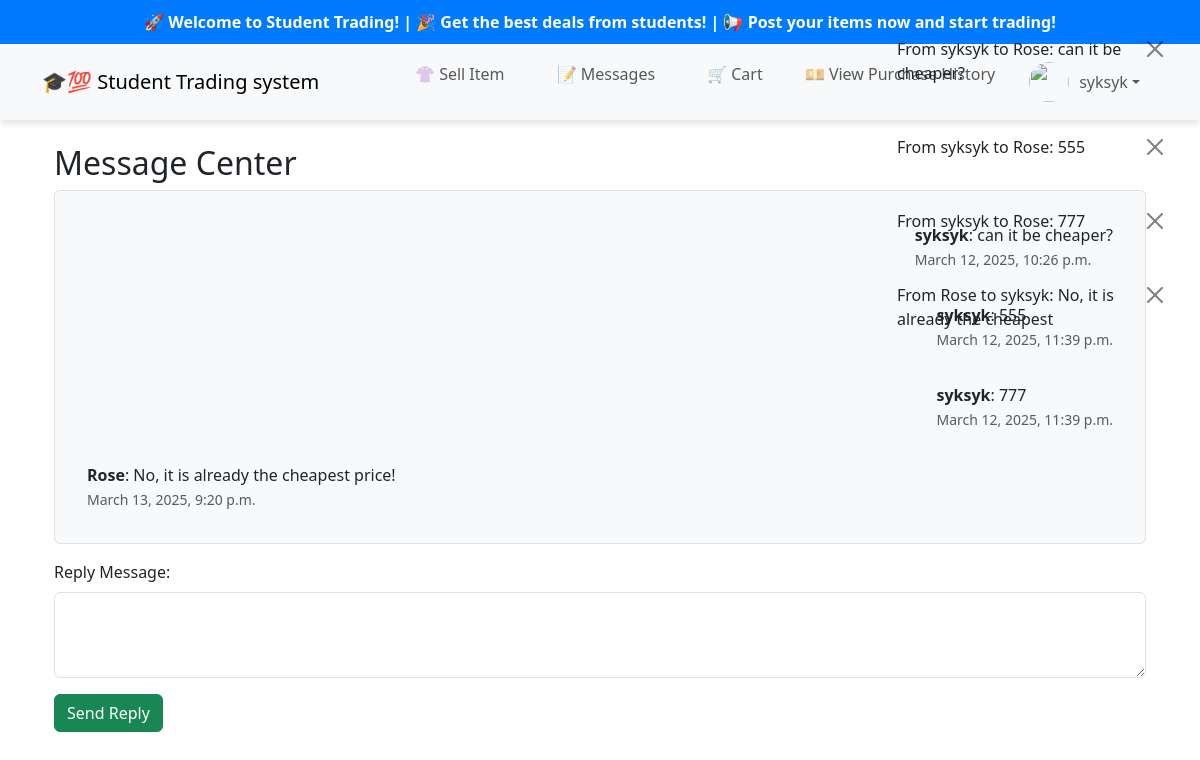
The page /messages/2/ (signed in) on the database its author committed.
### marketplace/models.py (models this page shows, shortened)
class Message(models.Model):
    sender = models.ForeignKey(CustomUser, on_delete=models.CASCADE, related_name="sent_messages")
    receiver = models.ForeignKey(CustomUser, on_delete=models.CASCADE, related_name="received_messages")
    content = models.TextField()
    timestamp = models.DateTimeField(auto_now_add=True)
    is_read = models.BooleanField(default=False)
    def __str__(self):
        return f"From {self.sender} to {self.receiver}: {self.content[:30]}"

class CustomUser(AbstractUser):
    profile_image = models.ImageField(upload_to='profile_pics/', null=True, blank=True)
    bio = models.TextField(blank=True, null=True)
    email = models.EmailField(unique=True)  # Ensure email is unique
    is_verified = models.BooleanField(default=False)  # Future email verification flag
    balance = models.DecimalField(max_digits=10, decimal_places=2, default=0.00)
    address = models.CharField(max_length=255, blank=True, null=True)  # 新增地址字段

### marketplace/views.py (the view)
# urls.py: path('messages/', message_center, name='message_center'),
@login_required
def message_center(request, receiver_id=None):
    conversations = Message.objects.filter(
        Q(receiver=request.user)  # 只获取 “别人发送给自己” 的消息
    ).order_by('-timestamp')
    unique_users = []  # 存储最近与用户聊天的对象（按最新顺序）
    seen_users = set()
    for message in conversations:
        sender = message.sender
        if sender not in seen_users:
            unique_users.append(sender)
            seen_users.add(sender)  # 避免重复添加
    if receiver_id is None and unique_users:
        return redirect('message_center_with_id', receiver_id=unique_users[0].id)  # 直接跳转到最新对话
    messages_list = []
    receiver = None
    if receiver_id:
        receiver = get_object_or_404(CustomUser, id=receiver_id)
        messages_list = Message.objects.filter(
            Q(sender=request.user, receiver=receiver) |
            Q(sender=receiver, receiver=request.user)
        ).order_by("timestamp")  # 按时间升序排列（旧 → 新）
    return render(request, "marketplace/message_center.html", {
        "messages": messages_list,
        "receiver": receiver,
        "unique_users": unique_users
    })

### marketplace/templates/marketplace/message_center.html (shortened to what this page needs)
{% extends "base.html" %}
{% block content %}
<div class="container mt-4">
    <h2>Message Center</h2>
    {% if messages %}
        <div class="chat-box p-3 border rounded" id="chat-box"
             style="max-height: 400px; overflow-y: auto; background: #f8f9fa;">
            <div id="message-list">
                {% for message in messages %}
                    <div class="d-flex {% if message.sender == request.user %}justify-content-end{% else %}justify-content-start{% endif %}">
                        <div class="message-box p-2 m-2 rounded" style="max-width: 60%;">
                            <strong>{{ message.sender.username }}</strong>: {{ message.content }}
                            <br>
                            <small class="text-muted">{{ message.timestamp }}</small>
                        </div>
                    </div>
                {% endfor %}
            </div>
        </div>
    {% else %}
        <p>No messages yet.</p>
    {% endif %}
    <form id="message-form" method="post" action="{% url 'send_message' receiver.id %}" class="mt-3">
        <div class="mb-3">
            <label for="content" class="form-label">Reply Message:</label>
            <textarea name="content" id="content" class="form-control" rows="3" required></textarea>
        </div>
        <button type="submit" class="btn btn-success">Send Reply</button>
    </form>
</div>
{% endblock %}

### marketplace/templates/base.html (shortened to what this page needs)
{% load static %}
<!DOCTYPE html>
<html lang="en">
<head>
    <link rel="stylesheet" href="https://cdn.jsdelivr.net/npm/bootstrap@5.3.0/dist/css/bootstrap.min.css">
</head>
<body>
    <div class="alert-container">
        {% if messages %}
            {% for message in messages %}
                <div class="alert alert-{% if message.tags == 'error' %}danger{% else %}{{ message.tags }}{% endif %}
                            alert-dismissible fade show" role="alert">
                    {{ message }}
                    <button type="button" class="btn-close" data-bs-dismiss="alert" aria-label="Close"></button>
                </div>
            {% endfor %}
        {% endif %}
    </div>
    <div class="scrolling-caption">
        <marquee behavior="scroll" direction="left">
            🚀 Welcome to Student Trading! | 🎉 Get the best deals from students! | 📢 Post your items now and start trading!
        </marquee>
    </div>
    <nav class="navbar navbar-expand-lg navbar-light bg-light">
        <div class="container">
            <a class="navbar-brand" href="{% url 'home' %}">🎓💯 Student Trading system</a>
            <div class="collapse navbar-collapse" id="navbarNav">
                <ul class="navbar-nav ms-auto">
                    {% if user.is_authenticated %}
                        <li class="nav-item">
                            <a class="nav-link btn btn-outline-primary mx-2" href="{% url 'add_item' %}">👚 Sell Item</a>
                        </li>
                        <li class="nav-item">
                            <a class="nav-link btn btn-outline-info mx-2" href="{% url 'message_center' %}">
                                📝 Messages
                            </a>
                        </li>
                        <li class="nav-item">
                            <a class="nav-link btn btn-outline-info mx-2 position-relative" href="{% url 'cart' %}">
                                🛒 Cart
                            </a>
                        </li>
                        <li><a class="nav-link btn btn-outline-info mx-2" href="{% url 'purchase_history' %}">💴 View Purchase History</a></li>
                        <li class="nav-item dropdown">
                            <a class="nav-link dropdown-toggle d-flex align-items-center" href="#" id="profileDropdown" role="button" data-bs-toggle="dropdown">
                                {% if user.profile.profile_image %}
                                    <img src="{{ user.profile.profile_image.url }}" class="profile-img">
                                {% else %}
                                    <img src="/static/default-user.png" class="profile-img">
                                {% endif %}
                                {{ user.username }}
                            </a>
                        </li>
                    {% else %}
                        <li class="nav-item"><a class="nav-link btn btn-outline-secondary mx-2" href="{% url 'register' %}">Register</a></li>
                        <li class="nav-item"><a class="nav-link btn btn-outline-primary mx-2" href="{% url 'login' %}">Login</a></li>
                    {% endif %}
                </ul>
            </div>
        </div>
    </nav>
    <div class="container mt-4">
        {% block content %}{% endblock %}
    </div>
</body>
</html>

### marketplace/templates/base.html (style rules this page uses)
.navbar { box-shadow: 0 4px 6px rgba(0, 0, 0, 0.1); }
.profile-img { width: 40px; height: 40px; border-radius: 50%; object-fit: cover; margin-right: 10px; }
.nav-item a { font-weight: 500; }
.alert-container { position: fixed; top: 20px; right: 20px; z-index: 1050; max-width: 300px; }
.navbar-nav .nav-item { margin-left: 10px; margin-right: 10px; }
.navbar-nav .nav-link { padding: 10px 15px; display: flex; align-items: center; justify-content: center; border-radius: 8px; }
.navbar-nav .btn { font-size: 16px; font-weight: 500; transition: all 0.3s ease-in-out; }
.scrolling-caption { background-color: #007bff; color: white; font-weight: bold; padding: 10px; text-align: center; overflow: hidden; white-space: nowrap; }

### rows shown on the page
Message: sender+receiver+content "From syksyk to Rose: can it be cheaper?", sender.username "syksyk", content "can it be cheaper?", timestamp "March 12, 2025, 10:26 p.m."
Message: sender+receiver+content "From syksyk to Rose: 555", sender.username "syksyk", content "555", timestamp "March 12, 2025, 11:39 p.m."
Message: sender+receiver+content "From syksyk to Rose: 777", sender.username "syksyk", content "777", timestamp "March 12, 2025, 11:39 p.m."
Message: sender+receiver+content "From Rose to syksyk: No, it is already the cheapest", sender.username "Rose", content "No, it is already the cheapest price!", timestamp "March 13, 2025, 9:20 p.m."
CustomUser: username "syksyk"
